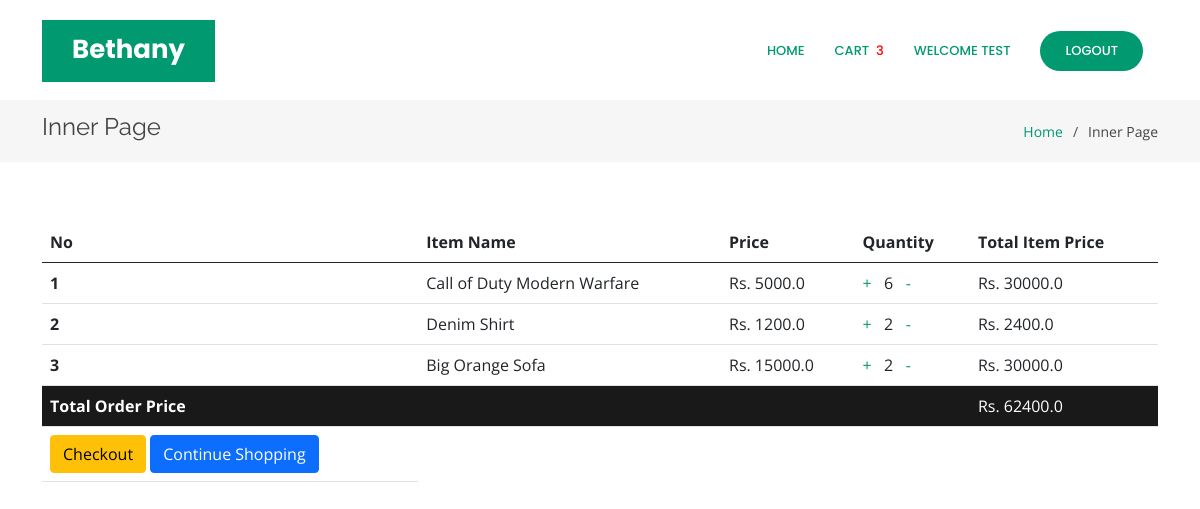
/orderlist (signed in), run on the app's committed database.
### core/models.py (models this page shows, shortened)
class Order(models.Model):
    user = models.ForeignKey(User, on_delete=models.CASCADE)
    items = models.ManyToManyField(OrderItem)
    start_date = models.DateTimeField(auto_now_add=True)
    ordered_date = models.DateTimeField()
    ordered = models.BooleanField(default=False)
    order_id = models.CharField(
        max_length=100, unique=True, default=None, blank=True, null=True
    )
    datetime_ofpayment = models.DateTimeField(auto_now_add=True)
    order_delivered = models.BooleanField(default=False)
    order_received = models.BooleanField(default=False)
    razorpay_order_id = models.CharField(max_length=500, null=True, blank=True)
    razorpay_payment_id = models.CharField(max_length=500, null=True, blank=True)
    razorpay_signature = models.CharField(max_length=500, null=True, blank=True)
    def get_total_price(self):
        total = 0
        for order_item in self.items.all():
            total += order_item.get_final_price()
        return total

class OrderItem(models.Model):
    user = models.ForeignKey(User, on_delete=models.CASCADE)
    ordered = models.BooleanField(default=False)
    product = models.ForeignKey(Product, on_delete=models.CASCADE)
    quantity = models.IntegerField(default=1)
    def get_total_item_price(self):
        return self.quantity * self.product.price
    def get_final_price(self):
        return self.get_total_item_price()

class Product(models.Model):
    name = models.CharField(max_length=100)
    category = models.ForeignKey("Category", on_delete=models.CASCADE)
    desc = models.TextField()
    price = models.FloatField(default=0.0)
    product_available_count = models.IntegerField(default=0)
    img = models.ImageField(upload_to="images/")

### core/views.py (the view)
# urls.py: path("orderlist", views.orderlist, name="orderlist"),
def orderlist(request):
    if Order.objects.filter(user=request.user, ordered=False).exists():
        order = Order.objects.get(user=request.user, ordered=False)
        return render(request, "core/orderlist.html", {"order": order})
    return render(request, "core/orderlist.html", {"message": "Your Cart is Empty"})

### core/templatetags/cart_template_tag.py (called while the page is built)
@register.filter
def cart_item_count(user):
    if user.is_authenticated:
        qs = Order.objects.filter(user=user,ordered=False)
        if qs.exists():
            return qs[0].items.count()
    return 0

### templates/core/orderlist.html (shortened to what this page needs)
<!DOCTYPE html>
{% load static %}
{% load cart_template_tag %}
<html lang="en">
<head>
  <link href="{% static 'vendor/aos/aos.css' %}" rel="stylesheet">
  <link href="{% static 'vendor/bootstrap/css/bootstrap.min.css' %}" rel="stylesheet">
  <link href="{% static 'vendor/bootstrap-icons/bootstrap-icons.css' %}" rel="stylesheet">
  <link href="{% static 'vendor/boxicons/css/boxicons.min.css' %}" rel="stylesheet">
  <link href="{% static 'vendor/glightbox/css/glightbox.min.css' %}" rel="stylesheet">
  <link href="{% static 'vendor/remixicon/remixicon.css' %}" rel="stylesheet">
  <link href="{% static 'vendor/swiper/swiper-bundle.min.css' %}" rel="stylesheet">
  <link href="{% static 'css/style.css' %}" rel="stylesheet">
</head>
<body>
  <header id="header" class="fixed-top d-flex align-items-center">
    <div class="container">
      <div class="header-container d-flex align-items-center justify-content-between">
        <div class="logo">
          <h1 class="text-light"><a href="index.html"><span>Bethany</span></a></h1>
        </div>
        <nav id="navbar" class="navbar">
          <ul>
            {% if user.is_authenticated %}
            <li><a class="nav-link scrollto active" href="{% url 'index' %}">Home</a></li>
            <li><a class="nav-link scrollto active" href="{% url 'orderlist' %}">Cart&nbsp;&nbsp;
                <div style="color:red;">{{request.user | cart_item_count }}</div>
              </a></li>
            <li><a class="nav-link scrollto active" href="#hero">Welcome {{user.username}}</a></li>
            <li><a class="getstarted scrollto" href="{% url 'user_logout' %}">Logout</a></li>
            {% else %}
            <li><a class="getstarted scrollto" href="{% url 'user_login' %}">Login</a></li>
            <li><a class="getstarted scrollto" href="{% url 'user_register' %}">Register</a></li>
            {% endif %}
          </ul>
        </nav>
      </div>
    </div>
  </header>
  <main id="main">
    <section class="breadcrumbs">
      <div class="container">
        <div class="d-flex justify-content-between align-items-center">
          <h2>Inner Page</h2>
          <ol>
            <li><a href="{% url 'index' %}">Home</a></li>
            <li>Inner Page</li>
          </ol>
        </div>
      </div>
    </section>
    <section class="inner-page">
      <div class="container">
        <table class="table">
          <thead class="thead-dark">
            <tr>
              <th scope="col">No</th>
              <th scope="col">Item Name</th>
              <th scope="col">Price</th>
              <th scope="col">Quantity</th>
              <th scope="col">Total Item Price</th>
            </tr>
          </thead>
          <tbody>
            {% for order_item in order.items.all %}
            <tr>
              <th scope="row">{{forloop.counter}}</th>
              <td>{{ order_item.product.name }}</td>
              <td>Rs. {{ order_item.product.price }}</td>
              <td>
                <a href="{% url 'add_item' order_item.product.pk %}">+</a> &nbsp;
                {{ order_item.quantity }} &nbsp;
                <a href="{% url 'remove_item' order_item.product.pk %}">-</i></a>
              </td>
              <td>Rs. {{ order_item.get_total_item_price}}</td>
            </tr>
            {% endfor %}
            {% if order.get_total_price %}
            <tr class="row100 body" style="background-color:#191919;
              ">
              <td class="cell100 column1" style="color:white;"><b>Total Order Price</b></td>
              <td class="cell100 column2"></td>
              <td class="cell100 column3"></td>
              <td class="cell100 column4"></td>
              <td class="cell100 column5" style="color:white;"> Rs. {{order.get_total_price}}</td>
            </tr>
            <tr class="row100 body">
              <td class="cell100 column1">
                <a href="{% url 'checkout_page' %}" class="btn btn-warning float-right ml-2">Checkout</a>
                <a href="/" class="btn btn-primary float-right">Continue Shopping</a>
              </td>
            </tr>
            {% endif %}
          </tbody>
        </table>
      </div>
    </section>
  </main>
</body>
</html>

### static/css/style.css (style rules this page uses)
body { font-family: "Open Sans", sans-serif; color: #444444; }
a { color: #009970; text-decoration: none; }
h1, h2, h3, h4, h5, h6 { font-family: "Raleway", sans-serif; }
#header { transition: all 0.5s; z-index: 997; transition: all 0.5s; top: 20px; }
#header .header-container { background: #fff; }
#header .logo { overflow: hidden; padding: 16px 30px 12px 30px; background: #009970; }
#header .logo h1 { font-size: 26px; padding: 0; line-height: 1; font-weight: 700; font-family: "Poppins", sans-serif; }
#header .logo h1 a, #header .logo h1 a:hover { color: #fff; text-decoration: none; }
.navbar { padding: 0; }
.navbar ul { margin: 0; padding: 0; display: flex; list-style: none; align-items: center; }
.navbar li { position: relative; }
.navbar a { display: flex; align-items: center; justify-content: space-between; padding: 10px 0 10px 30px; color: #36343a; transition: 0.3s; font-size: 13px; font-weight: 500; text-transform: uppercase; font-family: "Poppins", sans-serif; white-space: nowrap; transition: 0.3s; }
.navbar a:hover, .navbar .active, .navbar li:hover > a { color: #009970; }
.navbar .getstarted { background: #009970; padding: 10px 25px; margin-left: 30px; margin-right: 15px; border-radius: 50px; color: #fff; }
section { padding: 60px 0; overflow: hidden; }
.breadcrumbs { padding: 15px 0; background: #f6f6f7; margin-top: 100px; }
.breadcrumbs h2 { font-size: 24px; line-height: 1; font-weight: 400; }
.breadcrumbs ol { display: flex; flex-wrap: wrap; list-style: none; padding: 0; margin: 0; font-size: 14px; }
.breadcrumbs ol li + li { padding-left: 10px; }
.breadcrumbs ol li + li::before { display: inline-block; padding-right: 10px; color: #4f4c55; content: "/"; }

### data on the page
OrderItem: product.name "Call of Duty Modern Warfare", product.price "5000.0", quantity "6", get_total_item_price "30000.0"
OrderItem: product.name "Denim Shirt", product.price "1200.0", quantity "2", get_total_item_price "2400.0"
OrderItem: product.name "Big Orange Sofa", product.price "15000.0", quantity "2", get_total_item_price "30000.0"
Order: get_total_price "62400.0"

### other printed values
{{ request.user | cart_item_count }} "3"
{{ user.username }} "TEST"
